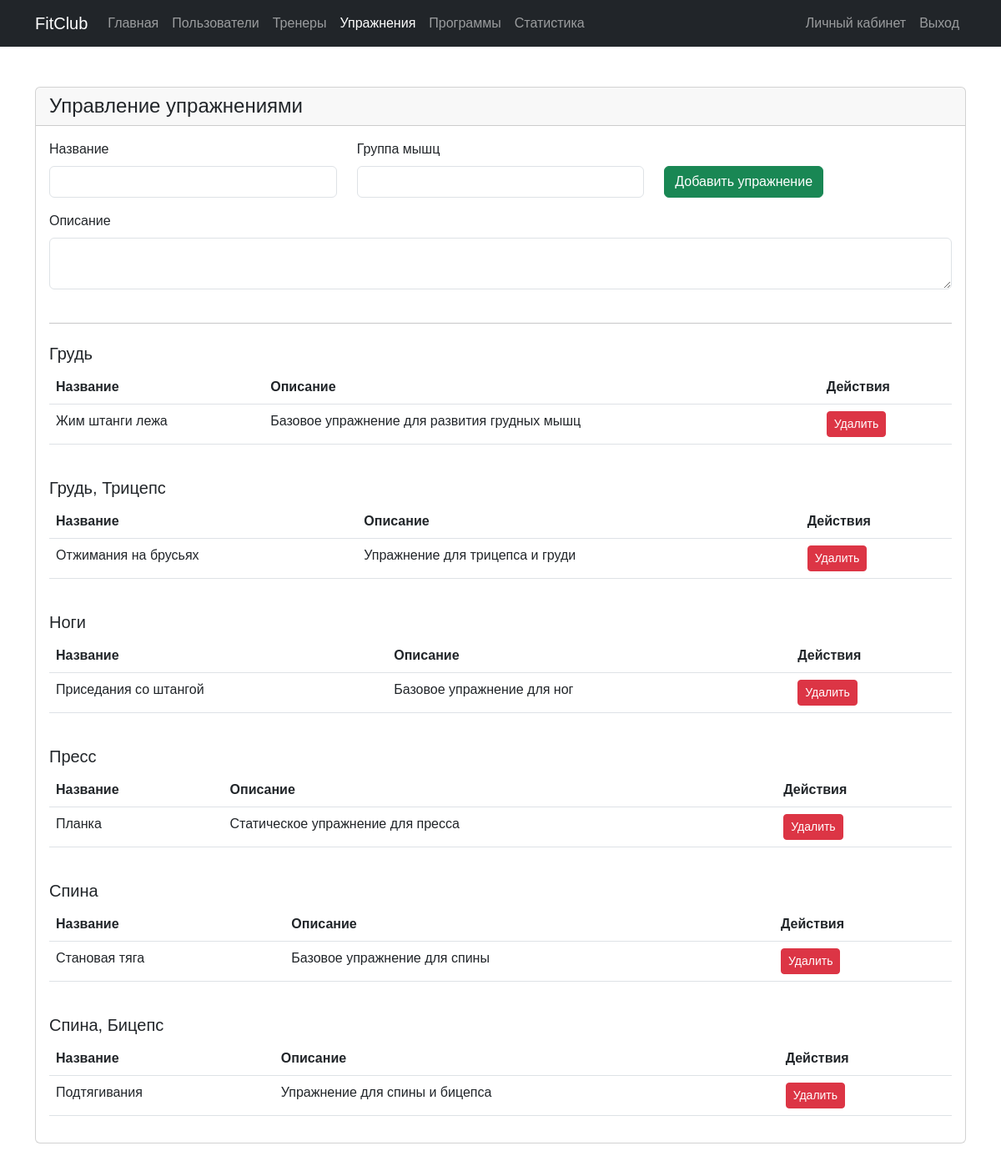
Page /admin/manage_exercises.php (signed in) on the committed database.
### tables this page shows
CREATE TABLE exercises (
    id INT AUTO_INCREMENT PRIMARY KEY,
    name VARCHAR(255) NOT NULL,
    description TEXT ,
    muscle_group VARCHAR(100),
    created_at TIMESTAMP DEFAULT CURRENT_TIMESTAMP
);

### admin/manage_exercises.php (the view, shortened to what this page needs)
<?php
require_once '../config/db.php';
$sql = "SELECT * FROM exercises ORDER BY muscle_group, name";
$exercises = $conn->query($sql)->fetch_all(MYSQLI_ASSOC);
$grouped_exercises = [];
foreach ($exercises as $exercise) {
    $grouped_exercises[$exercise['muscle_group']][] = $exercise;
}
?>
<!DOCTYPE html>
<html lang="ru">
<head>
    <link href="https://cdn.jsdelivr.net/npm/bootstrap@5.3.0/dist/css/bootstrap.min.css" rel="stylesheet">
    <link rel="stylesheet" href="../css/style.css">
</head>
<body>
    <nav class="navbar navbar-expand-lg navbar-dark bg-dark">
        <div class="container">
            <a class="navbar-brand" href="../index.php">FitClub</a>
            <div class="collapse navbar-collapse" id="navbarNav">
                <ul class="navbar-nav me-auto">
                    <li class="nav-item">
                        <a class="nav-link" href="../index.php">Главная</a>
                    </li>
                    <li class="nav-item">
                        <a class="nav-link" href="manage_users.php">Пользователи</a>
                    </li>
                    <li class="nav-item">
                        <a class="nav-link" href="trainers.php">Тренеры</a>
                    </li>
                    <li class="nav-item">
                        <a class="nav-link active" href="manage_exercises.php">Упражнения</a>
                    </li>
                    <li class="nav-item">
                        <a class="nav-link" href="manage_programs.php">Программы</a>
                    </li>
                    <li class="nav-item">
                        <a class="nav-link" href="system_stats.php">Статистика</a>
                    </li>
                </ul>
                <ul class="navbar-nav">
                    <li class="nav-item">
                        <a class="nav-link" href="../profile.php">Личный кабинет</a>
                    </li>
                    <li class="nav-item">
                        <a class="nav-link" href="../logout.php">Выход</a>
                    </li>
                </ul>
            </div>
        </div>
    </nav>
    <div class="container py-5">
        <div class="card">
            <div class="card-header">
                <h4 class="mb-0">Управление упражнениями</h4>
            </div>
            <div class="card-body">
                <form method="POST" class="mb-4">
                    <div class="row">
                        <div class="col-md-4 mb-3">
                            <label class="form-label">Название</label>
                            <input type="text" class="form-control" name="name" required>
                        </div>
                        <div class="col-md-4 mb-3">
                            <label class="form-label">Группа мышц</label>
                            <input type="text" class="form-control" name="muscle_group" required>
                        </div>
                        <div class="col-md-4 mb-3">
                            <label class="form-label">&nbsp;</label>
                            <button type="submit" name="add_exercise" class="btn btn-success d-block">Добавить упражнение</button>
                        </div>
                        <div class="col-12 mb-3">
                            <label class="form-label">Описание</label>
                            <textarea class="form-control" name="description" rows="2" required></textarea>
                        </div>
                    </div>
                </form>
                <hr>
                <?php foreach($grouped_exercises as $muscle_group => $exercises): ?>
                    <h5 class="mt-4"><?php echo htmlspecialchars($muscle_group); ?></h5>
                    <div class="table-responsive">
                        <table class="table table-hover">
                            <thead>
                                <tr>
                                    <th>Название</th>
                                    <th>Описание</th>
                                    <th>Действия</th>
                                </tr>
                            </thead>
                            <tbody>
                                <?php foreach($exercises as $exercise): ?>
                                    <tr>
                                        <td><?php echo htmlspecialchars($exercise['name']); ?></td>
                                        <td><?php echo htmlspecialchars($exercise['description']); ?></td>
                                        <td>
                                            <form method="POST" style="display: inline;">
                                                <button type="submit" name="delete_exercise" class="btn btn-sm btn-danger"
                                                        onclick="return confirm('Вы действительно хотите удалить это упражнение?')">
                                                    Удалить
                                                </button>
                                            </form>
                                        </td>
                                    </tr>
                                <?php endforeach; ?>
                            </tbody>
                        </table>
                    </div>
                <?php endforeach; ?>
            </div>
        </div>
    </div>
</body>
</html>

### css/style.css (style rules this page uses)
body { font-family: 'Arial', sans-serif; }
.card { transition: transform 0.3s; }

### rows in the picture
exercises: name "Жим штанги лежа", description "Базовое упражнение для развития грудных мышц"
exercises: name "Отжимания на брусьях", description "Упражнение для трицепса и груди"
exercises: name "Приседания со штангой", description "Базовое упражнение для ног"
exercises: name "Планка", description "Статическое упражнение для пресса"
exercises: name "Становая тяга", description "Базовое упражнение для спины"
exercises: name "Подтягивания", description "Упражнение для спины и бицепса"

### other values in the picture
$muscle_group "Грудь"
$muscle_group "Грудь, Трицепс"
$muscle_group "Ноги"
$muscle_group "Пресс"
$muscle_group "Спина"
$muscle_group "Спина, Бицепс"
